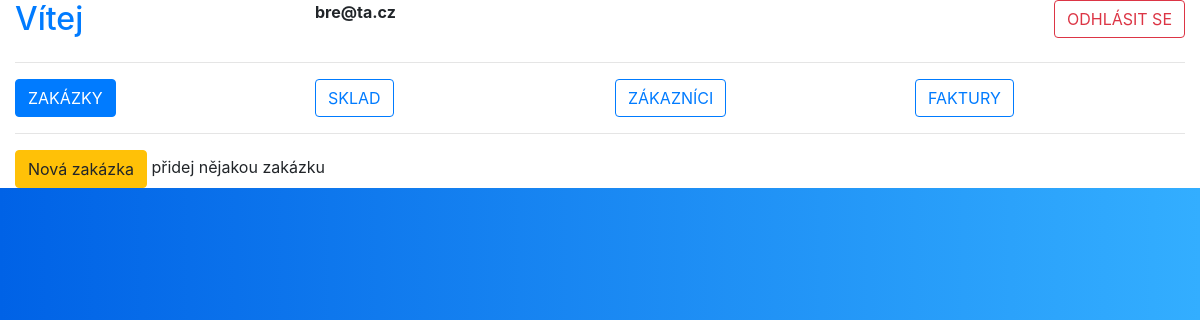
The app's page /house.php?str=zakazky (signed in), older data.
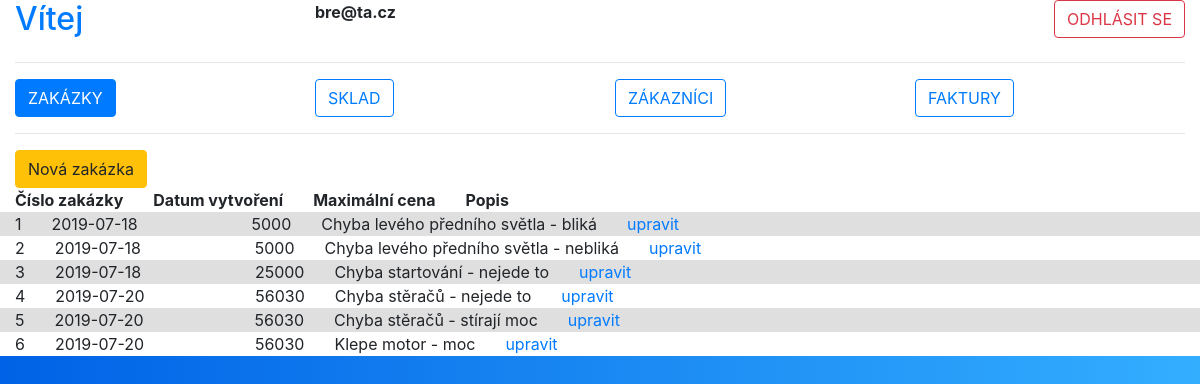
The same page, newer data.
### tables this page shows
CREATE TABLE IF NOT EXISTS `zakazky` (
  `id` int(11) NOT NULL AUTO_INCREMENT,
  `datum_vytvoreni` date NOT NULL COMMENT 'datum vytvoreni zakazky',
  `max_cena` int(11) DEFAULT NULL COMMENT 'maximalni cena',
  `popis` text NOT NULL,
  UNIQUE KEY `id` (`id`)
);

### lng/lng.cz.php (called while the page is built, shortened)
<?php
$APP_NAME = "Coolmoney";
$VITEJ = "Vítej";
$ODHLASIT = "odhlásit se";
$ZAKAZKY = "zakázky";
$MATERIAL = "sklad";
$ZAKAZNICI = "zákazníci";
$FAKTURY = "faktury";
?>

### zakazky.php (the view, shortened to what this page needs)
<button type="button" class="btn btn-warning" data-toggle="modal" data-target="#exampleModal">
    Nová zakázka</button>
<?php
include_once "./inc/conn.php";
$seznam_zakazek = "SELECT * FROM zakazky ORDER BY id";
$dotaz_sezn_zakakazek = $conn->query($seznam_zakazek);
if ( $dotaz_sezn_zakakazek -> num_rows > 0 ) {
?>
<div class="row">
    <div class="col-auto">
        <b>Číslo zakázky</b>
    </div>
    <div class="col col-auto">
        <b>Datum vytvoření</b>
    </div>
    <div class="col col-auto">
        <b>Maximální cena</b>
    </div>
    <div class="col col-auto">
        <b>Popis</b>
    </div>
</div>
<?php
	while ( $radek = $dotaz_sezn_zakakazek->fetch_assoc() ) {
		echo "<div class='row '"?> <?php if ($radek['id'] % 2 ) echo "style='background-color: #dfdfdf'"; ?> <?php echo " >";
			echo "<div class='col col-auto'>" . $radek['id'] . "</div>";
			echo "<div class='col-2 col-auto'>" . $radek['datum_vytvoreni'] . "</div>";
			echo "<div class='col col-auto'>" . $radek['max_cena'] . "</div>";
			echo "<div class='col col-auto'>" . $radek['popis'] . "</div>";
			echo "<div class='col float-right'><a href='zakazky.php?upravit=" . $radek['id'] . "#editCustomer'  data-toggle='modal' data-target='#editCustomer'>upravit</a></div>";
		echo "</div>";
	}
} else {
	echo "přidej nějakou zakázku";
	}
?>

### inc/head.php (shortened to what this page needs)
<?php
include_once "./lng/lang.php";
?>
<!doctype html>
<html lang="cs">
  <head>
	<mena name="description" content="<?php echo $APP_NAME ?>">
	<mena name="robots" content="index,follow">
	<mena name="author" content="Břetislav Král">
    <link rel="stylesheet" href="https://stackpath.bootstrapcdn.com/bootstrap/4.3.1/css/bootstrap.min.css" >
	<link rel="stylesheet" href="./inc/styl.css" >
  </head>
<body>

### house.php (shortened to what this page needs)
<?php
include "./inc/head.php" ;
?>
<div class="container-fluid">
	<div class="row">
		<div class="col-3">
			<h2><a href="../house.php" ><?php echo $VITEJ ?></a></h2>
		</div>
		<div class="col">
			<b>
<?php
	if ($_SESSION['login'] != "" ) {
		echo " " .  $_SESSION['login'] . "<br />";
	} else {
		header("Location:index.php");
	}
?>
			</b>
		</div>
		<div class="col-auto">
			<a href="logout.php" class="btn btn-outline-danger text-uppercase"><?php echo $ODHLASIT ?></a>
		</div>
	</div>
	<div class="row">
		<div class="col-12">
			<hr />
		</div>
	</div>
	<div class="row">
		<div class="col-md-3 col-auto">
			<a href="house.php?str=zakazky" class="btn <?php if($_GET['str']=='zakazky') { echo 'btn-primary'; } else { echo 'btn-outline-primary'; } ?> text-uppercase"><?php echo $ZAKAZKY ?></a>
		</div>
		<div class="col-md-3 col-auto">
			<a href="house.php?str=material" class="btn <?php if($_GET['str']=='material') { echo 'btn-primary'; } else { echo 'btn-outline-primary'; } ?> text-uppercase"><?php echo $MATERIAL ?></a>
		</div>
		<div class="col-md-3 col-auto">
			<a href="house.php?str=zakaznici" class="btn <?php if($_GET['str']=='zakaznici') { echo 'btn-primary'; } else { echo 'btn-outline-primary'; } ?> text-uppercase"><?php echo $ZAKAZNICI ?></a>
		</div>
		<div class="col-md-3 col-auto">
			<a href="house.php?str=faktury" class="btn <?php if($_GET['str']=='faktury') { echo 'btn-primary'; } else { echo 'btn-outline-primary'; } ?> text-uppercase"><?php echo $FAKTURY ?></a>
		</div>
	</div>
	<div class="row">
		<div class="col">
			<hr />
		</div>
	</div>
<?php
if ( isset($_GET['str']) ) {
	if ($_GET['str'] == "zakazky") {
		include_once "zakazky.php";
	} elseif ($_GET['str'] == "material") {
		include_once "material.php";
	} elseif ($_GET['str'] == "zakaznici") {
		include_once "zakaznici.php";
	} elseif ($_GET['str'] == "faktury") {
		include_once "faktury.php";
	} elseif ($_GET['str'] == '') {
		include_once "varovani.php";
	}
} else {
	include_once "varovani.php";
}
?>
</div>
<?php include "./inc/foot.php" ; ?>

### inc/foot.php (shortened to what this page needs)
  </body>
</html>

### inc/styl.css (style rules this page uses)
:root { --input-padding-x: 1.5rem; --input-padding-y: .75rem; }
body { background: #007bff; background: linear-gradient(to right, #0062E6, #33AEFF); }
.container-fluid { background: #ffffff; margin: 0 auto; }

Row changes from the older to the newer data that the page shows:
added zakazky: id "1", datum_vytvoreni "2019-07-18", max_cena "5000", popis "Chyba levého předního světla - bliká"
added zakazky: id "2", datum_vytvoreni "2019-07-18", max_cena "5000", popis "Chyba levého předního světla - nebliká"
added zakazky: id "3", datum_vytvoreni "2019-07-18", max_cena "25000", popis "Chyba startování - nejede to"
added zakazky: id "4", datum_vytvoreni "2019-07-20", max_cena "56030", popis "Chyba stěračů - nejede to"
added zakazky: id "5", datum_vytvoreni "2019-07-20", max_cena "56030", popis "Chyba stěračů - stírají moc"
added zakazky: id "6", datum_vytvoreni "2019-07-20", max_cena "56030", popis "Klepe motor - moc"
Text that changed along with them:
text no longer shown: "přidej nějakou zakázku"
text now shown: "Číslo zakázky Datum vytvoření Maximální cena Popis"
